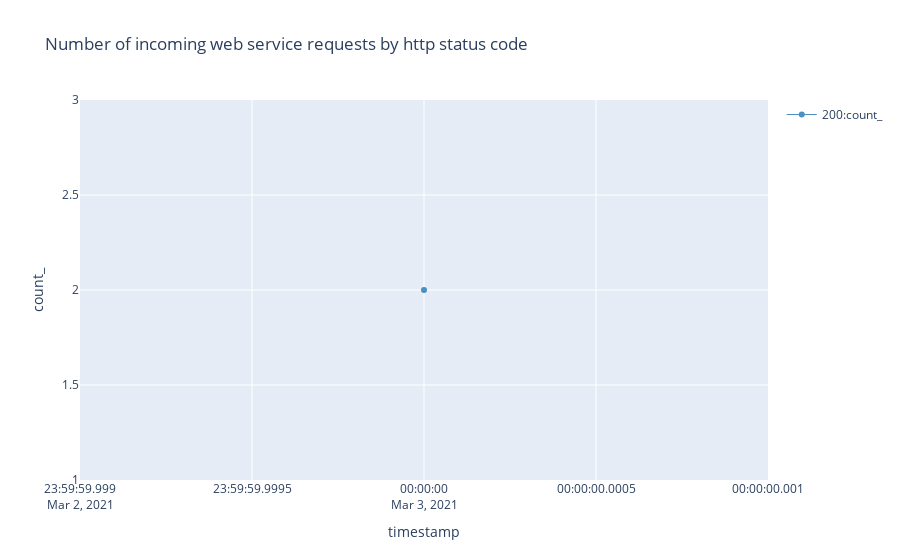

Here is the notebook cell this chart was saved with:
### Markdown cell above
## Incoming Web service throttling

Operational Limits for Business Central Online:

- [https://docs.microsoft.com/en-us/dynamics365/business-central/dev-itpro/administration/operational-limits-online#query-limits](https://docs.microsoft.com/en-us/dynamics365/business-central/dev-itpro/administration/operational-limits-online#query-limits)

Telemetry docs:

- [https://docs.microsoft.com/en-us/dynamics365/business-central/dev-itpro/administration/telemetry-webservices-trace](https://docs.microsoft.com/en-us/dynamics365/business-central/dev-itpro/administration/telemetry-webservices-trace)

  

Note that SOAP endpoints do not have http status code in telemetry, so they will show with empty values in that dimension.

### Code cell
%%kql
let _aadTenantId = aadTenantId;
let _environmentName = environmentName;
let _startDate = startDate;
let _endDate = endDate;
traces
| where 1==1 
    and timestamp >= todatetime(_startDate)
    and timestamp <= todatetime(_endDate) + totimespan(24h) - totimespan(1ms)   
    and customDimensions.aadTenantId == _aadTenantId
    and (_environmentName == '' or customDimensions.environmentName == _environmentName )
    and customDimensions.eventId == 'RT0008'
| extend httpStatusCode = case(
      isempty(customDimensions.httpStatusCode), 'SOAP (no http status available)'
    , tostring( customDimensions.httpStatusCode )
)
| summarize count() by bin(timestamp, 1d), httpStatusCode
| render timechart title= 'Number of incoming web service requests by http status code'

### Figure 1 — Plotly figure (JSON) as saved in the notebook; plotly's stock layout.template omitted (floating-point values rounded to 4 significant figures)
{"data": [{"line": {"color": "rgb(31, 118, 179)", "width": 1}, "name": "200:count_", "opacity": 0.8, "type": "scatter", "x": ["2021-03-03T00:00:00+00:00"], "y": [2]}], "layout": {"showlegend": true, "title": {"text": "Number of incoming web service requests by http status code"}, "xaxis": {"autorange": true, "title": {"text": "timestamp"}, "type": "date"}, "yaxis": {"ticksuffix": "", "title": {"text": "count_"}, "type": "linear"}}}
